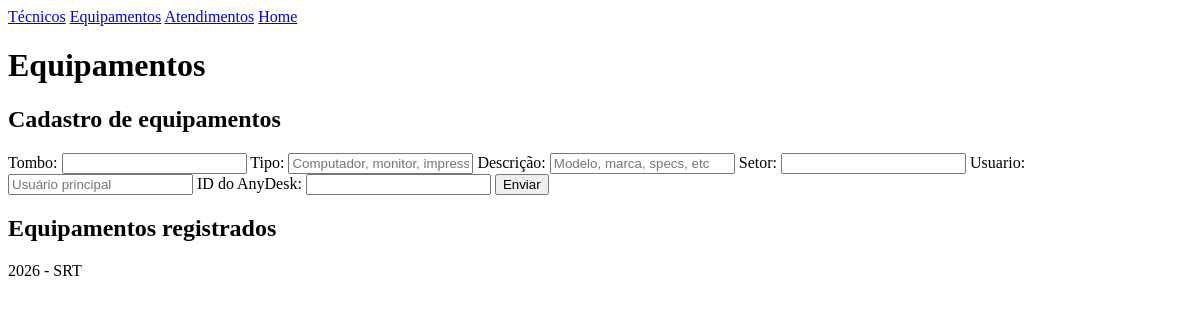
Page /equipamentos/ on the earlier database version.
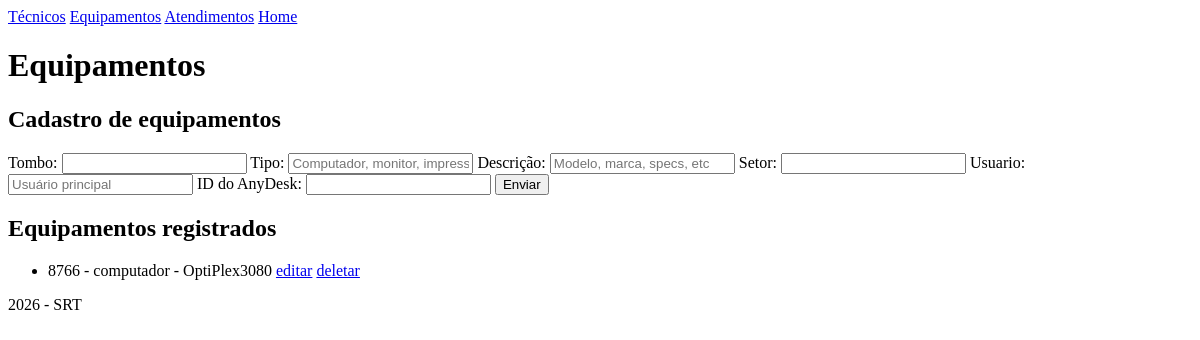
Same page on the later database version.
### equipamentos/models.py (models this page shows, shortened)
class Equipamento(models.Model):
    tombo = models.IntegerField(
        validators=[MinValueValidator(0),MaxValueValidator(999999)], unique=True)
    tipo = models.CharField(max_length=100)
    descricao = models.CharField(max_length=100)
    setor = models.CharField(max_length=50)
    usuario = models.CharField(max_length=100, blank=True)
    id_remoto = models.PositiveBigIntegerField(blank=True, null=True)

### equipamentos/views.py (the view)
# urls.py: path('', views.equipamentos, name = "equipamentos"),
def equipamentos(request):
    equipamentos = Equipamento.objects.all()
    return render(request, "equipamentos.html",{"equipamentos":equipamentos})

### equipamentos/templates/equipamentos.html (shortened to what this page needs)
{% extends "base.html" %}
{% block content %}
<header>
  <h1>Equipamentos</h1>
</header>
<section>
  <header>
    <h2>Cadastro de equipamentos</h2>
  </header>
  <form action="{% url 'salvar_equip' %}" method="POST">
    <label for="tombo">Tombo:</label>
    <input type="number" name="tombo">
    <label for="tipo">Tipo:</label>
    <input type="text" name="tipo" placeholder="Computador, monitor, impressora, etc">
    <label for="descricao">Descrição:</label>
    <input type="text" name="descricao" placeholder="Modelo, marca, specs, etc">
    <label for="setor">Setor:</label>
    <input type="text" name="setor">
    <label for="usuario">Usuario:</label>
    <input type="text" name="usuario" placeholder="Usuário principal">
    <label for="id_remoto">ID do AnyDesk:</label>
    <input type="number" name="id_remoto">
    <button type="submit">Enviar</button>
  </form>
</section>
<section>
  <h2>Equipamentos registrados</h2>
  <ul>
    {% for equipamento in equipamentos %}
    <li>
      {{equipamento.tombo}} - {{equipamento.tipo}} - {{equipamento.descricao}}
      <a href="{% url 'editar_equip' equipamento.id %}">editar</a>
      <a href="{% url 'deletar_equip' equipamento.id %}">deletar</a>
    </li>
    {% endfor %}
  </ul>
</section>
{% endblock %}

Differences in the rows shown:
added Equipamento: tombo "8766", tipo "computador", descricao "OptiPlex3080"
